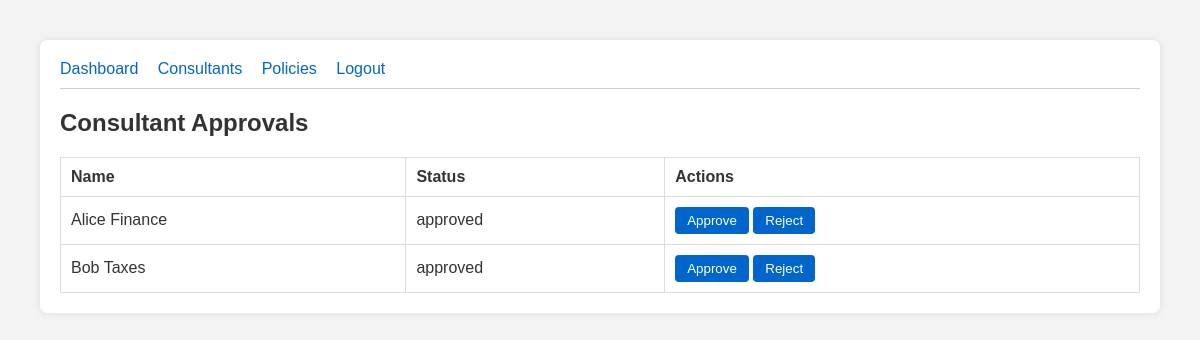
/admin/consultants (signed in), run on the app's committed database.
### Backend/models.py (models this page shows)
class User(db.Model):
    __tablename__ = 'user'
    id = db.Column(db.Integer, primary_key=True)
    name = db.Column(db.String(100), nullable=False)
    email = db.Column(db.String(120), unique=True, nullable=False)
    password_hash = db.Column(db.String(256), nullable=False)
    role = db.Column(db.String(20), nullable=False)
    created_at = db.Column(db.DateTime, default=datetime.utcnow)
    type = db.Column(db.String(20))
    __mapper_args__ = {
        'polymorphic_identity': 'user',
        'polymorphic_on': type
    }

class Client(User):
    __mapper_args__ = {'polymorphic_identity': 'client'}

### Backend/routes/admin.py (the view)
    def wrap(*args, **kwargs):
        if 'user_id' not in session or session.get('role') != 'admin':
            return redirect(url_for('auth.login'))
        return f(*args, **kwargs)

### Backend/routes/admin.py (called while the page is built)
def admin_required(f):
    def wrap(*args, **kwargs):
        if 'user_id' not in session or session.get('role') != 'admin':
            return redirect(url_for('auth.login'))
        return f(*args, **kwargs)
    wrap.__name__ = f.__name__
    return wrap

@admin_bp.route('/consultants')
@admin_required
def consultants():
    users = Consultant.query.all()
    return render_template('admin/consultants.html', consultants=users)

### Frontend/templates/admin/consultants.html
{% extends 'base.html' %}
{% block content %}
<h2>Consultant Approvals</h2>
<table>
    <tr><th>Name</th><th>Status</th><th>Actions</th></tr>
    {% for c in consultants %}
    <tr>
        <td>{{ c.name }}</td>
        <td>{{ c.approval_status }}</td>
        <td>
            <form method="POST" action="/admin/approve/{{ c.id }}" style="display:inline;"><button>Approve</button></form>
            <form method="POST" action="/admin/reject/{{ c.id }}" style="display:inline;"><button>Reject</button></form>
        </td>
    </tr>
    {% endfor %}
</table>
{% endblock %}

### Frontend/templates/base.html (style rules this page uses)
body { font-family: sans-serif; margin: 40px; background: #f4f4f4; color: #333; }
table { width: 100%; border-collapse: collapse; margin-top: 15px; }
th, td { padding: 10px; border: 1px solid #ddd; text-align: left; }
button { padding: 6px 12px; cursor: pointer; background: #0066cc; color: white; border: none; border-radius: 4px; }
form { margin-top: 10px; }

### data on the page
Client: name "Alice Finance", approval_status "approved"
Client: name "Bob Taxes", approval_status "approved"
